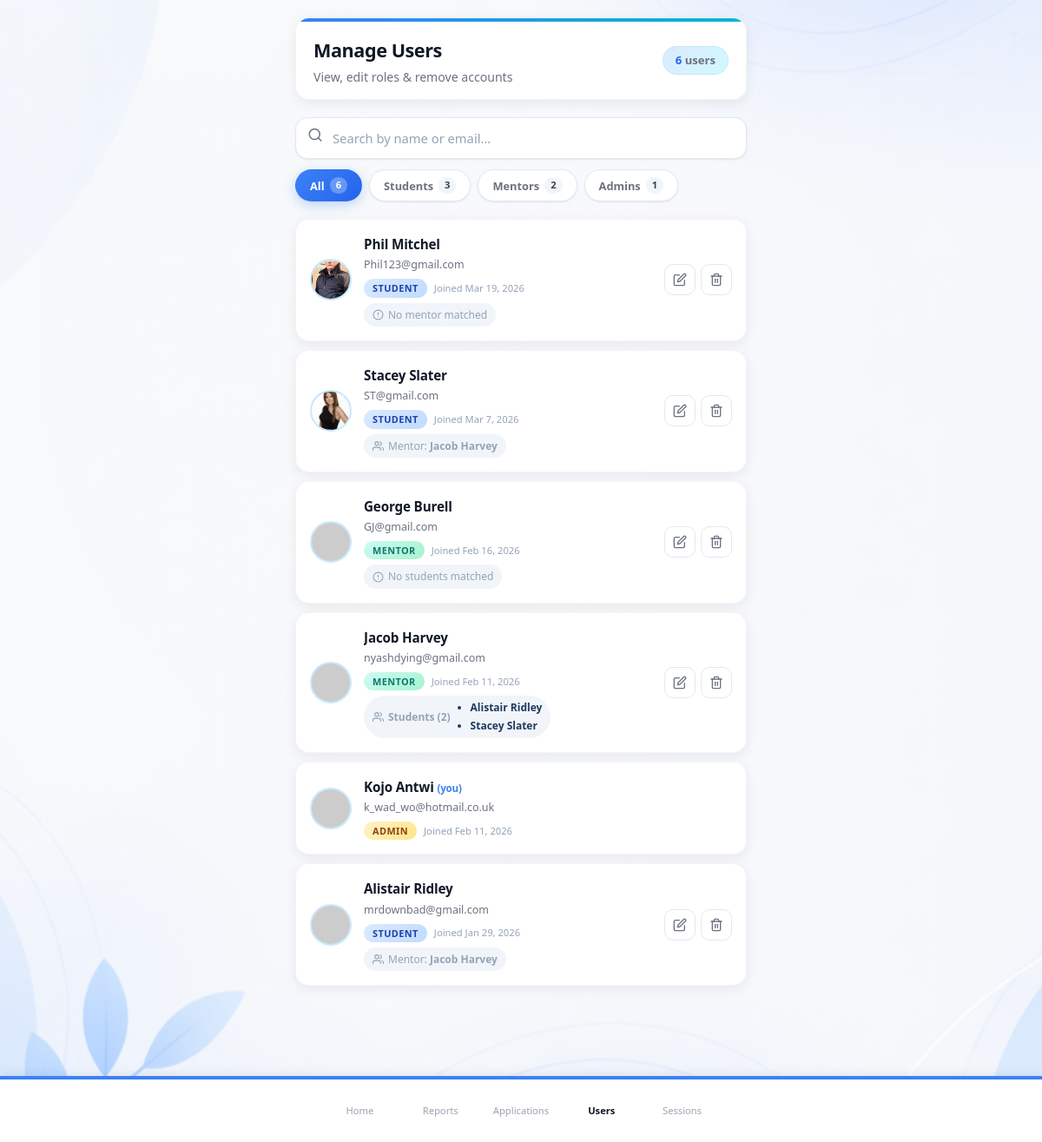
The page /pages/manage_users.php (signed in) on the database as committed earlier.
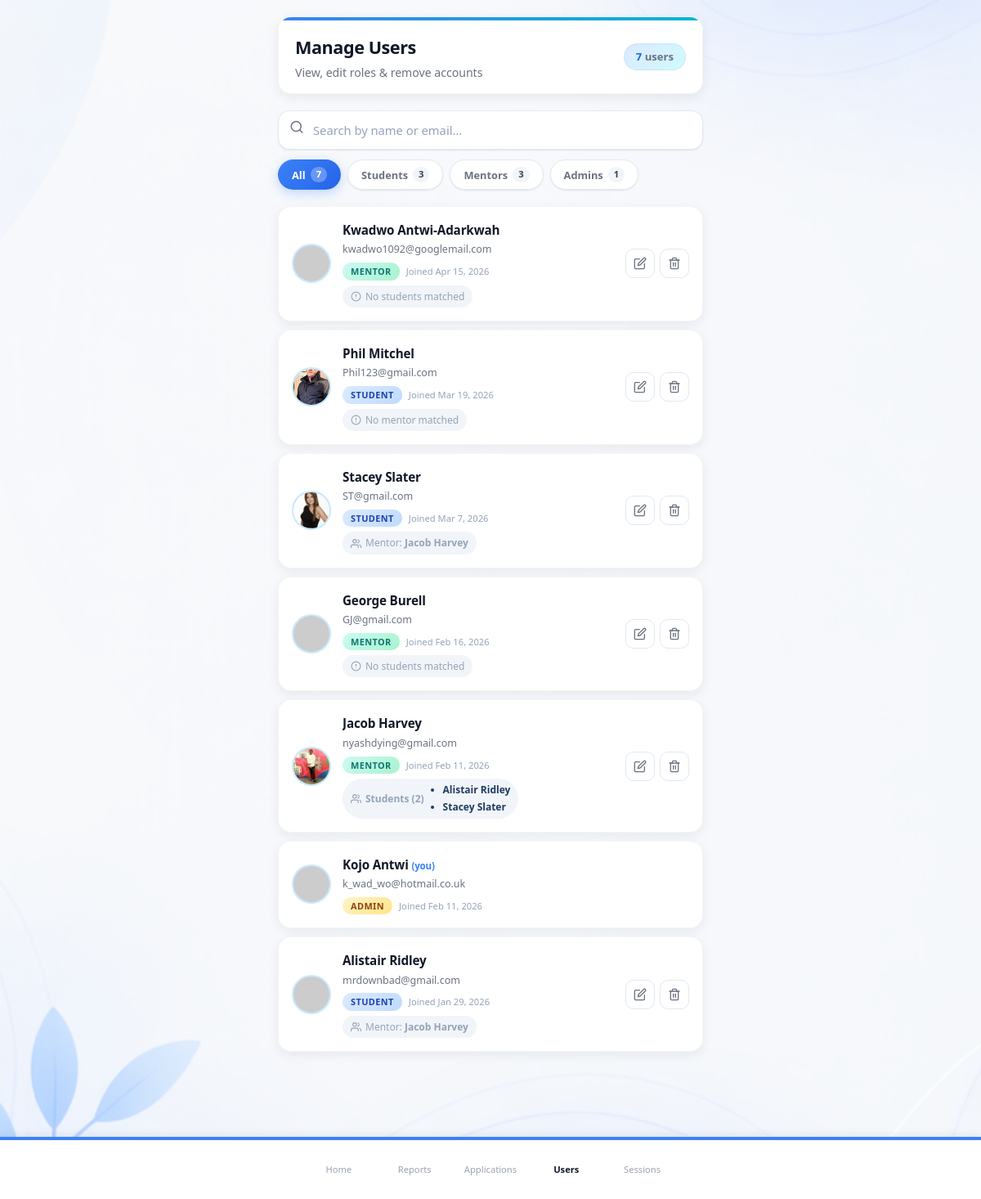
The same page on the database as committed later.
### tables this page shows
CREATE TABLE `users` (
  `id` int(11) NOT NULL,
  `first_name` varchar(100) NOT NULL,
  `last_name` varchar(100) NOT NULL,
  `phone` varchar(20) DEFAULT NULL,
  `email` varchar(150) NOT NULL,
  `password` varchar(255) NOT NULL,
  `role` enum('student','mentor','admin') NOT NULL,
  `created_at` timestamp NOT NULL DEFAULT current_timestamp(),
  `profile_picture` varchar(255) DEFAULT NULL,
  `oauth_provider` varchar(20) DEFAULT NULL,
  `oauth_id` varchar(255) DEFAULT NULL
);

### pages/manage_users.php (the view, shortened to what the changed rows need)
<?php
require_once '../includes/db.php';
$adminId = (int)$_SESSION['user_id'];
$users = [];
$roleTotals = ['all' => 0, 'student' => 0, 'mentor' => 0, 'admin' => 0];
try {
    $stmt = $pdo->query("SELECT id, first_name, last_name, email, phone, role, created_at, profile_picture FROM users ORDER BY created_at DESC");
    $users = $stmt->fetchAll(PDO::FETCH_ASSOC);
    $roleTotals['all'] = count($users);
    foreach ($users as $u) {
        $roleTotals[$u['role']] = ($roleTotals[$u['role']] ?? 0) + 1;
    }
} catch (PDOException $e) {  }
$studentMentorMap = [];
try {
    $stmt = $pdo->query("
        SELECT msm.student_id, u.first_name, u.last_name
        FROM mentor_student_matches msm
        JOIN users u ON u.id = msm.mentor_id
        WHERE msm.active = 1
    ");
    while ($row = $stmt->fetch(PDO::FETCH_ASSOC)) {
        $studentMentorMap[(int)$row['student_id']] = $row['first_name'] . ' ' . $row['last_name'];
    }
} catch (PDOException $e) {  }
$mentorStudentsMap = [];
try {
    $stmt = $pdo->query("
        SELECT msm.mentor_id, u.first_name, u.last_name
        FROM mentor_student_matches msm
        JOIN users u ON u.id = msm.student_id
        WHERE msm.active = 1
        ORDER BY u.first_name
    ");
    while ($row = $stmt->fetch(PDO::FETCH_ASSOC)) {
        $mentorStudentsMap[(int)$row['mentor_id']][] = $row['first_name'] . ' ' . $row['last_name'];
    }
} catch (PDOException $e) {  }
function joinedLabel(string $dt): string {
    $ts = strtotime($dt);
    $diff = time() - $ts;
    return date('M j, Y', $ts);
}
?>
<!DOCTYPE html>
<html lang="en">
<head>
    <link rel="stylesheet" href="../assets/css/styles.css">
    <link rel="stylesheet" href="../assets/css/manage_users.css">
</head>
<body>
<div class="mu-container">
    <div class="mu-wrapper">
        <div class="mu-header">
            <div>
                <h1>Manage Users</h1>
            </div>
            <span class="mu-user-count"><strong><?php echo $roleTotals['all']; ?></strong> users</span>
        </div>
        <div class="mu-toolbar">
            <div class="mu-filters" id="filterBar">
                <button class="mu-filter-btn active" data-filter="all">All <span class="mu-filter-count"><?php echo $roleTotals['all']; ?></span></button>
                <button class="mu-filter-btn" data-filter="mentor">Mentors <span class="mu-filter-count"><?php echo $roleTotals['mentor']; ?></span></button>
            </div>
        </div>
        <div class="mu-list" id="userList">
            <?php if (empty($users)): ?>
                <div class="mu-empty">
                    <div class="mu-empty__icon">
                        <svg viewBox="0 0 24 24" fill="none" stroke="currentColor" stroke-width="2" stroke-linecap="round" stroke-linejoin="round"><path d="M17 21v-2a4 4 0 0 0-4-4H5a4 4 0 0 0-4 4v2"/><circle cx="9" cy="7" r="4"/></svg>
                    </div>
                    <p class="mu-empty__title">No users found</p>
                    <p class="mu-empty__text">Users will appear here once they sign up.</p>
                </div>
            <?php else: ?>
                <?php foreach ($users as $u):
                    $uid   = (int)$u['id'];
                    $name  = htmlspecialchars($u['first_name'] . ' ' . $u['last_name']);
                    $email = htmlspecialchars($u['email']);
                    $role  = htmlspecialchars($u['role']);
                    $joinedStr = joinedLabel($u['created_at']);
                    $isSelf = ($uid === $adminId);
                    $fallbackAvatarUrl = 'https://ui-avatars.com/api/?name=' . urlencode($u['first_name'] . ' ' . $u['last_name']) . '&background=3b82f6&color=fff&size=88';
                    if (!empty($u['profile_picture'])) {
                        $avatarUrl = '../' . ltrim($u['profile_picture'], '/');
                    } else {
                        $avatarUrl = $fallbackAvatarUrl;
                    }
                ?>
                <div class="mu-card" data-uid="<?php echo $uid; ?>" data-role="<?php echo $role; ?>" data-name="<?php echo strtolower($name); ?>" data-email="<?php echo strtolower($email); ?>">
                    <img class="mu-avatar" src="<?php echo htmlspecialchars($avatarUrl); ?>" alt="<?php echo $name; ?>" loading="lazy" data-fallback="<?php echo htmlspecialchars($fallbackAvatarUrl); ?>" onerror="this.onerror=null;this.src=this.dataset.fallback;">
                    <div class="mu-info">
                        <p class="mu-name"><?php echo $name; ?><?php if ($isSelf): ?> <span style="font-size:0.72rem;color:var(--accent);font-weight:700;">(you)</span><?php endif; ?></p>
                        <p class="mu-email"><?php echo $email; ?></p>
                        <div class="mu-meta">
                            <span class="mu-role mu-role--<?php echo $role; ?>" data-role-badge><?php echo ucfirst($role); ?></span>
                            <span class="mu-joined">Joined <?php echo $joinedStr; ?></span>
                        </div>
                        <?php if ($role === 'student'): ?>
                        <div class="mu-mentor-match">
                            <?php if (!empty($studentMentorMap[$uid])): ?>
                                <svg viewBox="0 0 24 24" fill="none" stroke="currentColor" stroke-width="2" stroke-linecap="round" stroke-linejoin="round" width="13" height="13"><path d="M17 21v-2a4 4 0 0 0-4-4H5a4 4 0 0 0-4 4v2"/><circle cx="9" cy="7" r="4"/><path d="M23 21v-2a4 4 0 0 0-3-3.87"/><path d="M16 3.13a4 4 0 0 1 0 7.75"/></svg>
                                <span>Mentor: <strong><?php echo htmlspecialchars($studentMentorMap[$uid]); ?></strong></span>
                            <?php else: ?>
                                <svg viewBox="0 0 24 24" fill="none" stroke="currentColor" stroke-width="2" stroke-linecap="round" stroke-linejoin="round" width="13" height="13"><circle cx="12" cy="12" r="10"/><line x1="12" y1="8" x2="12" y2="12"/><line x1="12" y1="16" x2="12.01" y2="16"/></svg>
                                <span>No mentor matched</span>
                            <?php endif; ?>
                        </div>
                        <?php endif; ?>
                        <?php if ($role === 'mentor'): ?>
                        <div class="mu-mentor-match mu-mentor-match--mentor mu-mentor-match--list">
                            <?php if (!empty($mentorStudentsMap[$uid])): ?>
                                <div class="mu-students-header">
                                    <svg viewBox="0 0 24 24" fill="none" stroke="currentColor" stroke-width="2" stroke-linecap="round" stroke-linejoin="round" width="13" height="13"><path d="M17 21v-2a4 4 0 0 0-4-4H5a4 4 0 0 0-4 4v2"/><circle cx="9" cy="7" r="4"/><path d="M23 21v-2a4 4 0 0 0-3-3.87"/><path d="M16 3.13a4 4 0 0 1 0 7.75"/></svg>
                                    <span>Students (<?php echo count($mentorStudentsMap[$uid]); ?>)</span>
                                </div>
                                <ul class="mu-students-list">
                                    <?php foreach ($mentorStudentsMap[$uid] as $studentName): ?>
                                    <li><?php echo htmlspecialchars($studentName); ?></li>
                                    <?php endforeach; ?>
                                </ul>
                            <?php else: ?>
                                <svg viewBox="0 0 24 24" fill="none" stroke="currentColor" stroke-width="2" stroke-linecap="round" stroke-linejoin="round" width="13" height="13"><circle cx="12" cy="12" r="10"/><line x1="12" y1="8" x2="12" y2="12"/><line x1="12" y1="16" x2="12.01" y2="16"/></svg>
                                <span>No students matched</span>
                            <?php endif; ?>
                        </div>
                        <?php endif; ?>
                    </div>
                    <div class="mu-actions">
                        <?php if (!$isSelf): ?>
                        <button class="mu-btn-icon mu-btn-icon--edit" title="Change role" onclick="openEditModal(<?php echo $uid; ?>, '<?php echo $role; ?>', '<?php echo addslashes($name); ?>')">
                            <svg viewBox="0 0 24 24" fill="none" stroke="currentColor" stroke-width="2" stroke-linecap="round" stroke-linejoin="round"><path d="M11 4H4a2 2 0 0 0-2 2v14a2 2 0 0 0 2 2h14a2 2 0 0 0 2-2v-7"/><path d="M18.5 2.5a2.121 2.121 0 0 1 3 3L12 15l-4 1 1-4 9.5-9.5z"/></svg>
                        </button>
                        <button class="mu-btn-icon mu-btn-icon--delete" title="Delete user" onclick="openDeleteModal(<?php echo $uid; ?>, '<?php echo addslashes($name); ?>')">
                        </button>
                        <?php endif; ?>
                    </div>
                </div>
                <?php endforeach; ?>
            <?php endif; ?>
        </div>
    </div>
</div>
<?php include '../includes/nav.php'; ?>
</body>
</html>

### includes/nav.php (shortened to what the changed rows need)
<?php
$navBasePath = '';
if (strpos($_SERVER['PHP_SELF'], '/users/') !== false) {
    $navBasePath = '../../';
} elseif (strpos($_SERVER['PHP_SELF'], '/pages/') !== false) {
    $navBasePath = '../';
}
$currentPage = basename($_SERVER['PHP_SELF'], '.php');
$userRole = $_SESSION['role'] ?? 'student';
if ($userRole === 'mentor') {
    $navItems = [
        ['name' => 'dashboard', 'label' => 'Home', 'path' => $navBasePath . 'pages/dashboard.php', 'icon' => 'home'],
        ['name' => 'calendar', 'label' => 'Calendar', 'path' => $navBasePath . 'pages/calendar.php', 'icon' => 'calendar'],
        ['name' => 'requests', 'label' => 'Requests', 'path' => $navBasePath . 'pages/requests.php', 'icon' => 'requests'],
        ['name' => 'chat', 'label' => 'Chats', 'path' => $navBasePath . 'pages/chat.php', 'icon' => 'chat'],
        ['name' => 'profile', 'label' => 'Settings', 'path' => $navBasePath . 'pages/profile.php', 'icon' => 'settings'],
    ];
} elseif ($userRole === 'admin') {
    $navItems = [
        ['name' => 'dashboard', 'label' => 'Home', 'path' => $navBasePath . 'pages/dashboard.php', 'icon' => 'home'],
        ['name' => 'platform_report', 'label' => 'Reports', 'path' => $navBasePath . 'pages/platform_report.php', 'icon' => 'reports'],
        ['name' => 'manage_applications', 'label' => 'Applications', 'path' => $navBasePath . 'users/admin/manage_applications.php', 'icon' => 'requests'],
        ['name' => 'manage_users', 'label' => 'Users', 'path' => $navBasePath . 'pages/manage_users.php', 'icon' => 'users'],
        ['name' => 'session_monitor', 'label' => 'Sessions', 'path' => $navBasePath . 'pages/session_monitor.php', 'icon' => 'calendar'],
    ];
}
?>
<nav class="bottom-nav">
    <div class="bottom-nav-inner">
        <?php foreach ($navItems as $item):
            $isActive = ($currentPage === $item['name']);
        ?>
        <a href="<?php echo $item['path']; ?>" class="nav-item <?php echo $isActive ? 'active' : ''; ?>">
            <span class="nav-label"><?php echo $item['label']; ?></span>
        </a>
        <?php endforeach; ?>
    </div>
</nav>

Rows that differ between the two databases and show on the page:
added users: name "Kwadwo Antwi-Adarkwah", email "kwadwo1092@googlemail.com", role "MENTOR", created_at "Apr 15, 2026", shows "No students matched"
changed users "nyashdying@gmail.com": profile_picture: picture added in place of a placeholder
Other text that changed with them:
$roleTotals['all']: "6" → "7"
$roleTotals['mentor']: "2" → "3"
